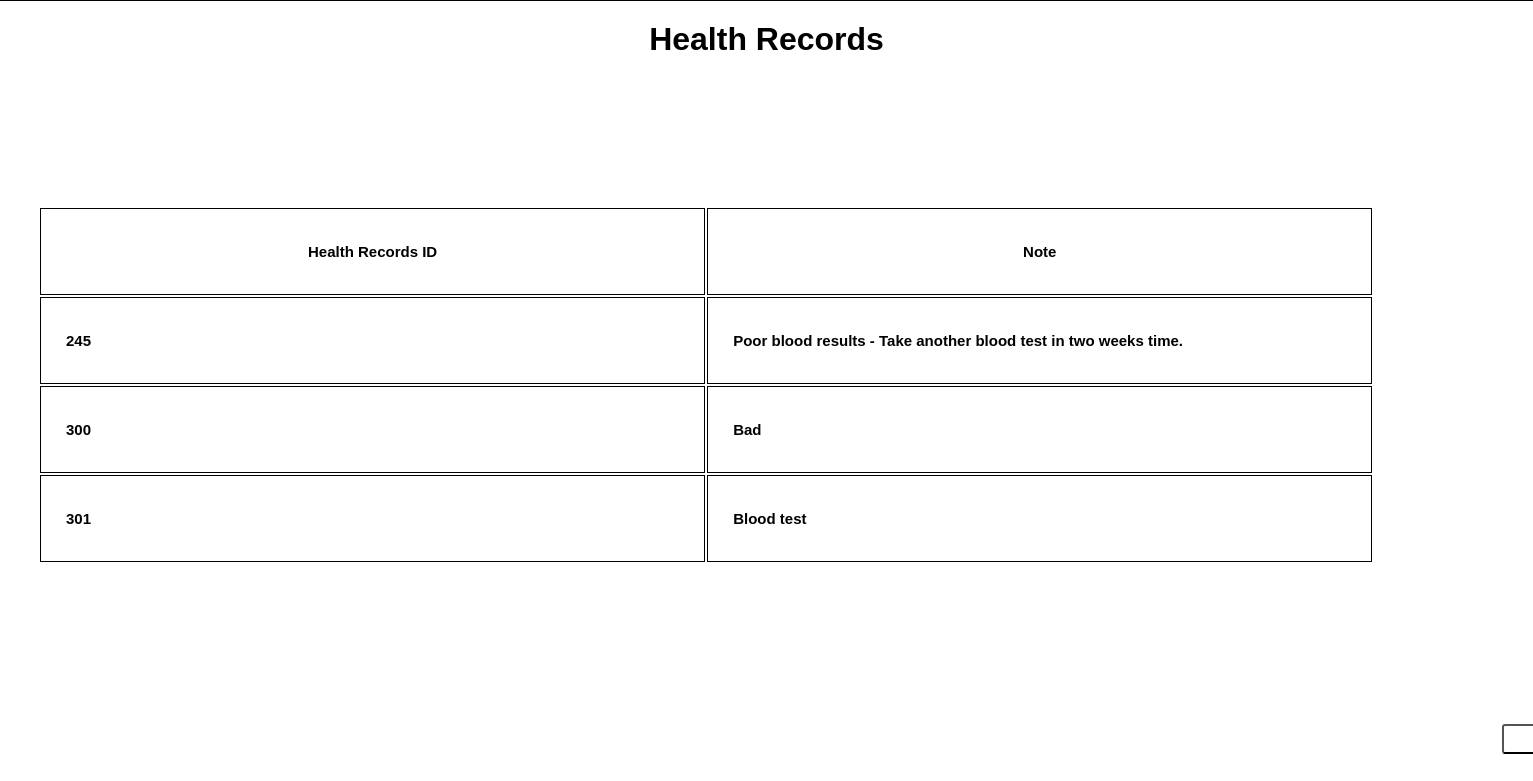
/patientRecords.php (signed in), run on the app's committed database.
### tables this page shows
CREATE TABLE "healthrecords" (
	"healthrecords_id" INTEGER NOT NULL PRIMARY KEY AUTOINCREMENT,
	"note" text,
	"patient_id" INTEGER NOT NULL,
	FOREIGN KEY("patient_id") REFERENCES "patients"("patient_id") ON DELETE CASCADE ON UPDATE CASCADE

	);

### patientRecords.php (the view, shortened to what this page needs)
<?php
if(isset($_SESSION['patient_id'])) {
    $patient_id = $_SESSION['patient_id'];
    $db = new SQLite3("F:\\xampp\\htdocs\\hospital_database.db");
    $sql = "SELECT healthrecords_id, note FROM healthrecords WHERE patient_id = :patient_id";
    $stmt = $db->prepare($sql);
    $stmt->bindParam(':patient_id', $patient_id, SQLITE3_TEXT);
    $result = $stmt->execute();
    echo "<div class='health-records-table'>";
    echo "<table>";
    echo "<tr><th>Health Records ID</th><th>Note</th></tr>";
    while ($row = $result->fetchArray(SQLITE3_ASSOC)) {
        echo "<tr>";
        echo "<td>" . $row['healthrecords_id'] . "</td>";
        echo "<td>" . $row['note'] . "</td>";
        echo "</tr>";
    }
    echo "</table>";
    echo "</div>";
} else {
    header('Location: patientLogin2.php');
    exit;
}
?>
<link rel="stylesheet" href="meeting.css"/>
<div class="menu">
<h1>Health Records</h1>
</div>
<link rel="stylesheet" href="meeting.css"/>
<div class="menu">
<h1>Health Records</h1>
<button type="button" class="backButton" onclick="location.href='patientMainPage.php'">Back</button>

### styles.css (style rules this page uses)
body { height: 200px; background-color: rgb(30, 30, 47); font-family: sans-serif; margin-top: 80px; padding: 30px; display: static; }
main { color: rgb(0, 0, 0); padding-bottom: 80px; }
h1 { text-align: center; margin-top: 0; }
.menu { width: 1800px; padding: 20px; top: 50%; height: 800px; left: 50%; position: absolute; transform: translate(-50%, -50%); text-align: center; background: rgb(255, 255, 255); border-radius: 20px; border: 3px solid rgb(0, 0, 0); color: black; display: block; z-index: -1; }

### meeting.css (style rules this page uses)
td, th { font-weight: bold; font-size: 15px; height: 35px; width: 40vw; padding: 25px; border: 1px solid black; border-color: black; background-color: white; }
.backButton { width: 100px; display: inline; height: 30px; border-radius: 3px; transition: background-color 0.5s ease; margin-right: 30px; background-color: white; transform: translate(800%, 2150%); }

### data on the page
healthrecords: healthrecords_id "245", note "Poor blood results - Take another blood test in two weeks time."
healthrecords: healthrecords_id "300", note "Bad"
healthrecords: healthrecords_id "301", note "Blood test"
